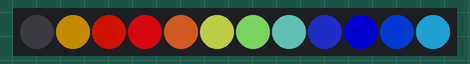
A sketch run on a simulated Arduino Mega 2560, built with avr-gcc and run on an emulated ATmega2560. Shown: 12 RGB LEDs in strip order, left to right. Dim RGB values are drawn brighter than linear; random numbers use the default seed unless the sketch sets one.

Above: at 0.16 s.
At 5.05 s:
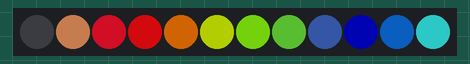
At 9.95 s:
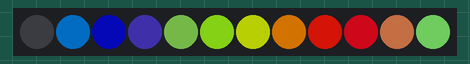
At 19.74 s:
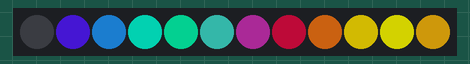
At 29.53 s:
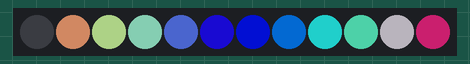
At 39.62 s:
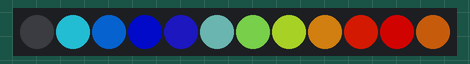

The sketch:

ColorLoopTest.ino
```cpp
// (licence header left out)
#include "MeAuriga.h"

//#define RGBLED_PORT PORT_6
#define RGBLED_PIN                          44

MeRGBLed led;

float j, f, k;

void setup()
{
#ifdef RGBLED_PORT
led.reset(RGBLED_PORT);
#else
led.setpin(RGBLED_PIN);
#endif
}

void loop()
{
  color_loop();
}

void color_loop()
{
  for(uint8_t t = 1; t < 15; t++)
  {
    uint8_t red	= 64 * (1 + sin(t / 2.0 + j / 4.0) );
    uint8_t green = 64 * (1 + sin(t / 1.0 + f / 9.0 + 2.1) );
    uint8_t blue = 64 * (1 + sin(t / 3.0 + k / 14.0 + 4.2) );
    led.setColorAt(t, red, green, blue);
  }
  led.show();
  j += random(1, 6) / 6.0;
  f += random(1, 6) / 6.0;
  k += random(1, 6) / 6.0;
}
```
